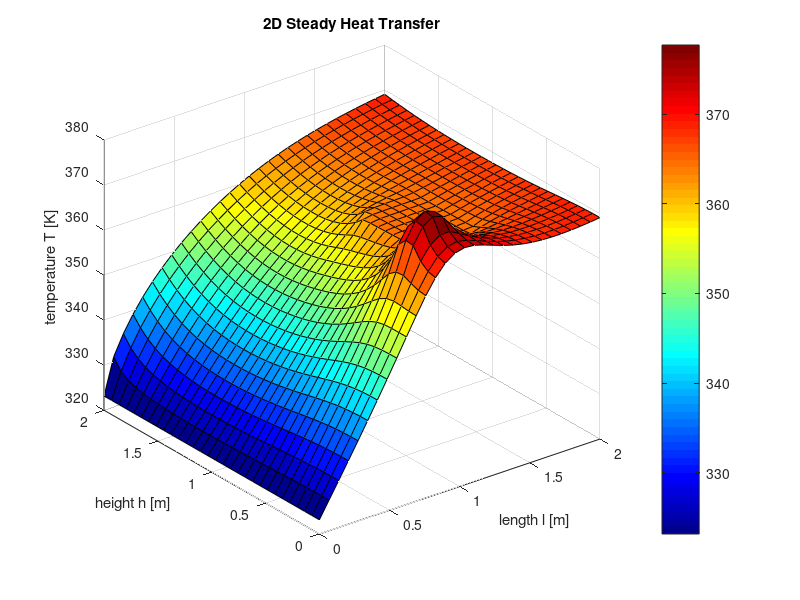
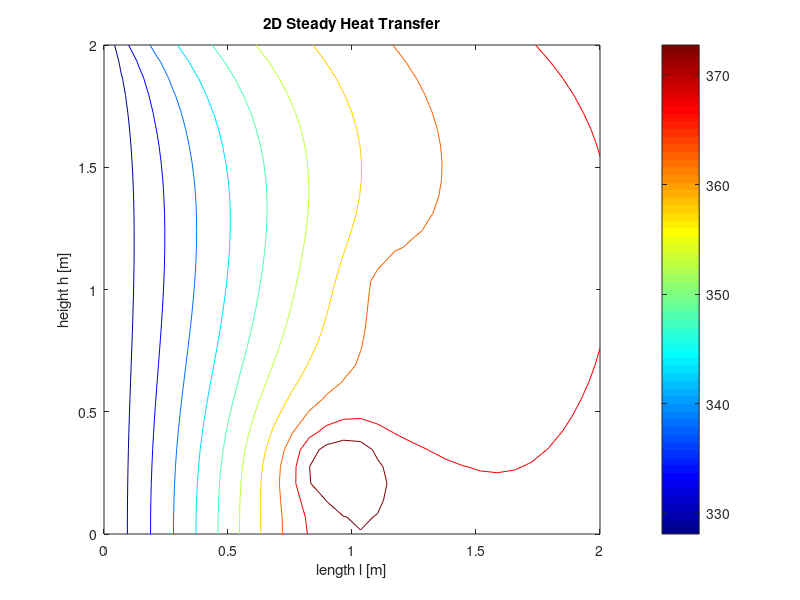
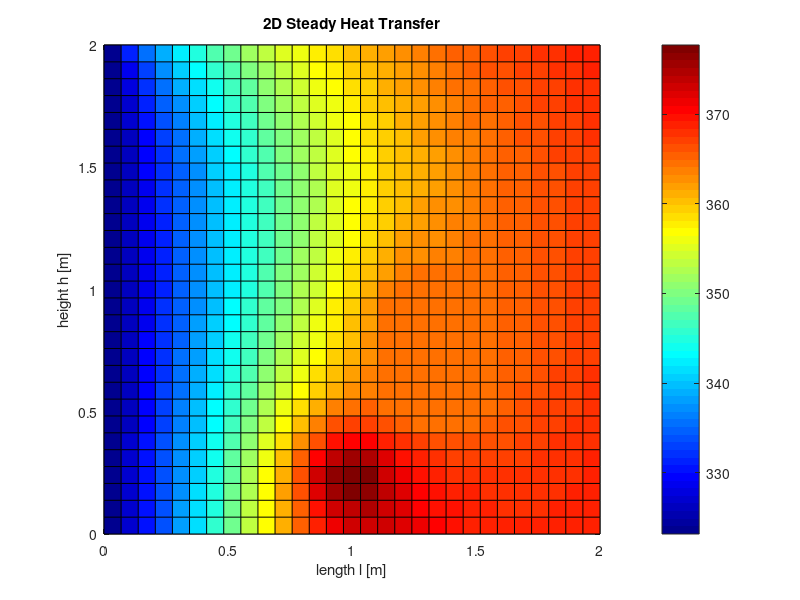

The MATLAB script that drew these images, in order:
clear all

 

% Numerical code to solve the 2D steady heat equation by Finite Differences
% Second order accurate in Space
%
%

 

% Geometrical Parameters
l = 2;                              % Length of the domain in x 
h = 2;                              % Length of the domain in y
dimX = 30;                          % Number of nodes in x
dimY = 30;                          % Number of nodes in y 
index = @(ii,jj) ii+(jj-1)*dimY;    % transforms 2D index into 1D vector index
dimA = dimX*dimY;                   % Dimension of Coefficient matrix A
 

% Defining Boundary conditions
% Type
boundary.south = 'Neumann';
boundary.north = 'Robin';
boundary.east  = 'Robin';
boundary.west  = 'Dirichlet';

% Value for Dirichlet BC
TNorth = 10;
TSouth = 50;
TWest = 50;
TEast = 10;

% Values of Neumann BC
beta = 0;                   % Heat flux
% Values of Robin BC
alpha = 1;                  % Convective heat transfer coefficient
Tinf = 373.15;              % Temperature of the surrounding fluid

% Thermal conductivity Coefficient
heat_conduc = 'non homogeneous'   %1) homgeneous, 2) non homogeneous
Kval = 1;

% Region with different K
KnH = 10;                   % Thermal conductivity for the particular region

yk = [0.5 0.8];             % specifies absolute length of region with different thermal conductivity
xk = [1 1.5];

% Region with source term
s = -1000;
ys = [0.2 0.3];
xs = [0.9 1.1];

 

%%%%%%%%%%%%%%%%%%%%%%%%%%%%%%%%%%%%%%%%%%%%%%%%%%%%%%%%%%%%%%%%%%%%%%%%
%-----------------------------------------------------
% Define Temperature T matrix (Intial values with zero for example)
 
% not used
% Tmat = 273.15 * ones(dimX,dimY);

 

%------------------------------------------------------
% Create mesh (2D MESH). (Matrix X and Matrix Y)

dx = l / (dimX-1);
dy = h / (dimY-1);

 

%----------------------------------------------------------------------
% Define the Heat conductivity coefficient values

% initialize matrix of for thermal conductivity coeff
lam = Kval * ones(dimX,dimY);

switch heat_conduc
    
    case 'homogeneous'
        
    A = zeros(dimA);
    b = zeros(dimA,1);
        
    case 'non homogeneous'
    % assign thermal conductivity for special reagion to thermal conductivity matrix    
    dimKX = floor(xk./l.*dimX);
    dimKY = floor((h-yk)./h.*dimY);

    lam(dimKX(1):dimKX(2),dimKY(2):dimKY(1)) = KnH;

    A = zeros(dimA);
    b = zeros(dimA,1);

end

 

%-----------------------------------------------------------------------
% Defining the Source

smat = zeros(dimX,dimY);

dimsX = floor(xs./l.*dimX);
dimsY = floor((h-ys)./h.*dimY);

smat(dimsY(2):dimsY(1),dimsX(1):dimsX(2)) = s;

b = b + smat(:);
%-----------------------------------------------------------------------
% Defining Boundary conditions

switch boundary.south
    
    case 'Dirichlet'
        i = dimY;
        
        A(dimY:dimY:end,:) = 0;
        
        for j = 1:dimX
            k = index(i,j);
            A(k,k) = 1;
        end

        b(dimY:dimY:end) = TSouth + 273.15;
        
    case 'Neumann'
        i = dimY;
       
        for j = 1:dimX
            k = index(i,j);
            f = -lam(i,j)/(2*dy);
            A(k,k) = A(k,k) - 3*f;
            A(k,k-1) = A(k,k-1) + 4*f;
            A(k,k-2) = A(k,k-2) - 1*f;
        end
        
        
        b(dimY:dimY:end) = b(dimY:dimY:end) + beta;
        
    case 'Robin'
        i = dimY;
        
        for j = 1:dimX
            f = lam(i,j)/(2*dy);
            A(k,k) = A(k,k) + (alpha+3*f);
            A(k,k-1) = A(k,k-1) - 4*f;
            A(k,k-2) = A(k,k-2) + 1*f;   
        end
        
        
        b(dimY:dimY:end) = b(dimY:dimY:end) + alpha*Tinf;
        
end

 

switch boundary.north
    
    case 'Dirichlet'
        i = 1;
        
        A(1:dimY:end,:) = 0;
        
        for j = 1:dimX
            k = index(i,j);
            A(k,k) = 1;
        end
        
        b(1:dimY:end) = TNorth + 273.15;
        
    case 'Neumann'  
        i = 1;
        
        for j = 1:dimX
            k = index(i,j);
            f = -lam(i,j)/(2*dy);
            A(k,k) = A(k,k) - 3*f;
            A(k,k+1) = A(k,k+1) + 4*f;
            A(k,k+2) = A(k,k+2) - 1*f;
            
        end

        b(1:dimY:end) = b(1:dimY:end) + beta;
       
    case 'Robin'    
        i = 1;  
        
        for j = 1:dimX
            k = index(i,j);
            f = lam(i,j)/(2*dy);
            A(k,k) = A(k,k) + (alpha+3*f);
            A(k,k+1) = A(k,k+1) - 4*f;
            A(k,k+2) = A(k,k+2) + 1*f;
        end

        b(1:dimY:end) = b(1:dimY:end) + alpha * Tinf;
        
end

 

switch boundary.east
    
    case 'Dirichlet'      
        j = dimX;
        
        A(end-dimY+1:end,:) = 0;
        
        for i = 1:dimY
            k = index(i,j);
            A(k,k) = 1;
        end
  
        b(end-dimY+1:end) = TEast + 273.15;
        
    case 'Neumann'       
        j = dimX;
 
        for i = 1:dimY
            k = index(i,j);
            f = -lam(i,j)/(2*dx);
            A(k,k) = A(k,k) - 3*f;
            A(k,k-dimY) = A(k,k-dimY) + 4*f;
            A(k,k-2*dimY) = A(k,k-2*dimY) - 1*f;
        end

        
        b(end-dimY+1:end) = b(end-dimY+1:end) + beta;
        
    case 'Robin' 
        j = dimX;
        
        for i = 1:dimY
            k = index(i,j);
            f = lam(i,j)/(2*dx);
            A(k,k) = A(k,k) + (alpha+3*f);
            A(k,k-dimY) = A(k,k-dimY) - 4*f;
            A(k,k-2*dimY) = A(k,k-2*dimY) + 1*f;
        end
            
        b(end-dimY+1:end) = b(end-dimY+1:end) + alpha*Tinf;
end

 

switch boundary.west
    
    case 'Dirichlet'
        j = 1;
        
        A(1:dimY,:) = 0;
        
        for i = 1:dimY
            k = index(i,j);
            A(k,k) = 1;
        end

        b(1:dimY) = TWest + 273.15;
        
    case 'Neumann'
        j = 1;
        
        for i = 1:dimY
            k = index(i,j);
            f = -lam(i,j)/(2*dx);
            A(k,k) = A(k,k) - 3*f;
            A(k,k+dimY) = A(k,k+dimY) + 4*f;
            A(k,k+2*dimY) = A(k,k+2*dimY) - 1*f;
        end

        b(1:dimY) = b(1:dimY) + beta;
        
    case 'Robin'
        j = 1;
        
        for i = 1:dimY
           k = index(i,j); 
           f = lam(i,j)/(2*dx);
           A(k,k) = A(k,k) + (alpha+3*f);
           A(k,k+dimY) = A(k,k+dimY) - 4*f;
           A(k,k+2*dimY) = A(k,k+2*dimY) + 1*f;
        end
       
        b(1:dimY) = b(1:dimY) + alpha*Tinf;
        
end

 

%------------------------------------------------------------------------
% Constructing Matrix A;

 

% central differencing sceme


for j = 1:dimX
    for i = 1:dimY
        k = index(i,j);
        if A(k,:) == zeros(dimA,1)
            A(k,k) = -(lam(i,j-1)+lam(i,j+1))/dx^2-(lam(i-1,j)+lam(i+1,j))/dy^2;
            A(k,k+1) = lam(i+1,j)/dy^2;
            A(k,k-1) = lam(i-1,j)/dy^2;
            A(k,k+dimY) = lam(i,j+1)/dx^2;
            A(k,k-dimY) = lam(i,j-1)/dx^2;
        end
    end
end

        
%------------------------------------------------------------------------      
% Solving the linear system (use '\' operator)
        
T = A\b;

 

Tmat = reshape(T,[dimX,dimY]);
        
%------------------------------------------------------------------------
% Ploting Results

 

% plot meshgrid (optional)
% figure(1)
 
% Do a surface plot
figure(1)
[X,Y] = meshgrid(0:dx:l,h:-dy:0);
figure(1);
surf(X,Y, Tmat);
title('2D Steady Heat Transfer');
colormap(jet);
colorbar;
xlabel('length l [m]');
ylabel('height h [m]');
zlabel('temperature T [K]');




% Do a contour plot
figure(2) 
contour(X,Y,Tmat);
title('2D Steady Heat Transfer');
colormap(jet);
colorbar;
xlabel('length l [m]');
ylabel('height h [m]');
zlabel('temperature T [K]')


 
%Do a color plot
figure(3)
pcolor(X,Y,Tmat);
title('2D Steady Heat Transfer');
colormap(jet);
colorbar;
xlabel('length l [m]');
ylabel('height h [m]');
zlabel('temperature T [K]');
